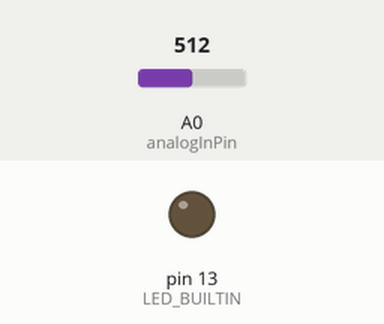
This sketch was run on a simulated Arduino Uno, built with avr-gcc and run on an emulated ATmega328P. Parts: output pins drawn as LEDs (lit = HIGH). The test bench sets the inputs (shaded band); at power-on: A0 (analogInPin) = 512.

Above: at 1.8 s.
1.9 s: A0 (analogInPin) set to 1010
3.4 s: A0 (analogInPin) set to 1023
At 4.9 s:
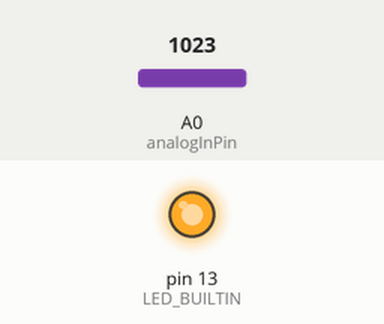
5.5 s: A0 (analogInPin) set to 900
At 6.5 s:
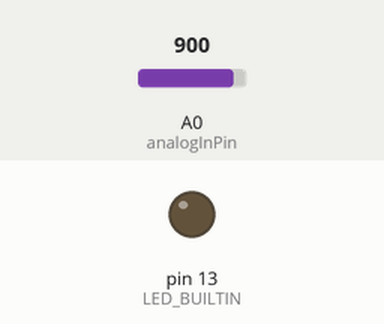
Timing chart, 0 to 8.5 s (numbered marks = the images above; inputs shaded):
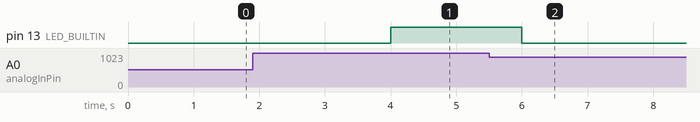

The sketch:

subTask03.ino
```cpp
const int analogInPin = A0;
int time = 1000;

void setup() {
  pinMode(LED_BUILTIN, OUTPUT);
}

void loop() {
  // read the input on analog pin 0:
  int sensorValue = analogRead(analogInPin);
  // Convert the analog reading (which goes from 0 - 1023) to a voltage (0 - 5V):
  float voltage = sensorValue * (5.0 / 1023.0);

  if(voltage == 5){ //PWM ratio is 100% -> ON
    digitalWrite(LED_BUILTIN, HIGH);
    delay(time);
  }else{  //PWM ratio is 0% -> OFF
    digitalWrite(LED_BUILTIN, LOW);
    delay(time);
  }
}
```

Measured:
- the behaviour switches between 1022 and 1023 on A0 (analogInPin) (found by bisection; images 0 and 1)
- after the input at 1.9 s, every drawn part: stays the same
- after the input at 3.4 s, pin 13 (LED_BUILTIN): LOW → HIGH after 0.60 s
- after the input at 5.5 s, pin 13 (LED_BUILTIN): HIGH → LOW after 0.50 s
